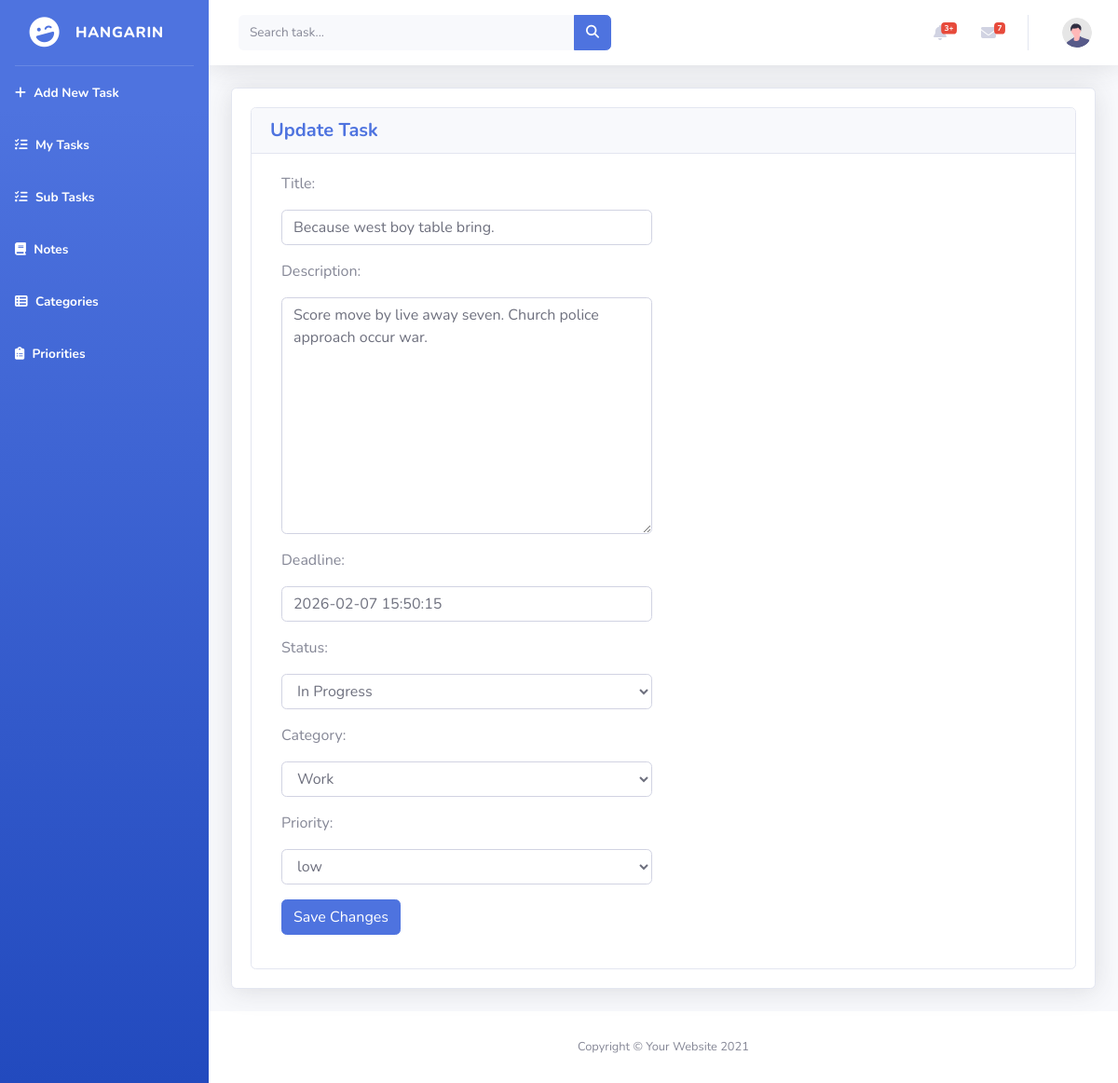
Screenshot of /task_list/2 with the database file from the repository.
### tasks/models.py (models this page shows, shortened)
class BaseModel(models.Model):
    created_at = models.DateTimeField(auto_now_add=True)
    updated_at = models.DateTimeField(auto_now=True)
    class Meta:
        abstract = True

class Task(BaseModel):
    STATUS_CHOICES = [
        ("Pending", "Pending"),
        ("In Progress", "In Progress"),
        ("Completed", "Completed"),
    ]
    title = models.CharField(max_length=200)
    description = models.TextField()
    deadline = models.DateTimeField()
    status = models.CharField(
        max_length=50,
        choices=STATUS_CHOICES,
        default="Pending"
    )
    category = models.ForeignKey(Category, on_delete=models.CASCADE)
    priority = models.ForeignKey(Priority, on_delete=models.CASCADE, null=True, blank=True)

### tasks/views.py (the view)
# urls.py: path('task_list/<pk>', TaskUpdateView.as_view(), name='task-update'),
class TaskUpdateView(UpdateView):
    model = Task
    form_class = TaskForm
    template_name = 'task_form.html'
    success_url = reverse_lazy('task-list')

### tasks/forms.py
class TaskForm(ModelForm):
    class Meta:
        model = Task
        fields = "__all__"

### tasks/models.py (called while the page is built)
    def __str__(self):
        return self.name

    def __str__(self):
        return self.name

### templates/task_form.html (shortened to what this page needs)
{% extends 'base.html' %}
{% load static %}
{% block content %}
<div class="container-fluid">
    <div class="card shadow mb-4">
        <div class="card-body">
            <div class="row">
                <div class="col-md-12">
                    <div class="card">
                        <div class="card-header">
                            <h5 class="m-0 font-weight-bold text-primary">
                                {% if object %}
                                    Update Task
                                {% else %}
                                    Add New Task
                                {% endif %}
                            </h5>
                        </div>
                        <div class="card-body">
                            <div class="col-md-6">
                                <form action="" method="post" novalidate>
                                    {% include 'includes/form.html' %}
                                    <div class="form-group mt-3">
                                        <button type="submit" class="btn btn-primary btn-rounded">
                                            Save Changes
                                        </button>
                                    </div>
                                </form>
                            </div>
                        </div>
                    </div>
                </div>
            </div>
        </div>
    </div>
</div>
{% endblock %}

### templates/includes/form.html (shortened to what this page needs)
{% load widget_tweaks %}
{% for field in form %}
<div class="field item form-group">
    <label>{{ field.label_tag }}</label>
    <div class="form-group">
        {% render_field field class="form-control" %}
    </div>
</div>
{% endfor %}

### rows the page displays
Task: title "Because west boy table bring." "Score move by live away seven. Church police approach occur war." "2026-02-07 15:50:15" "In Progress" "Work" "low"

### other values shown
{{ field.label_tag }} "Title:" "Description:" "Deadline:" "Status:" "Category:" "Priority:"
